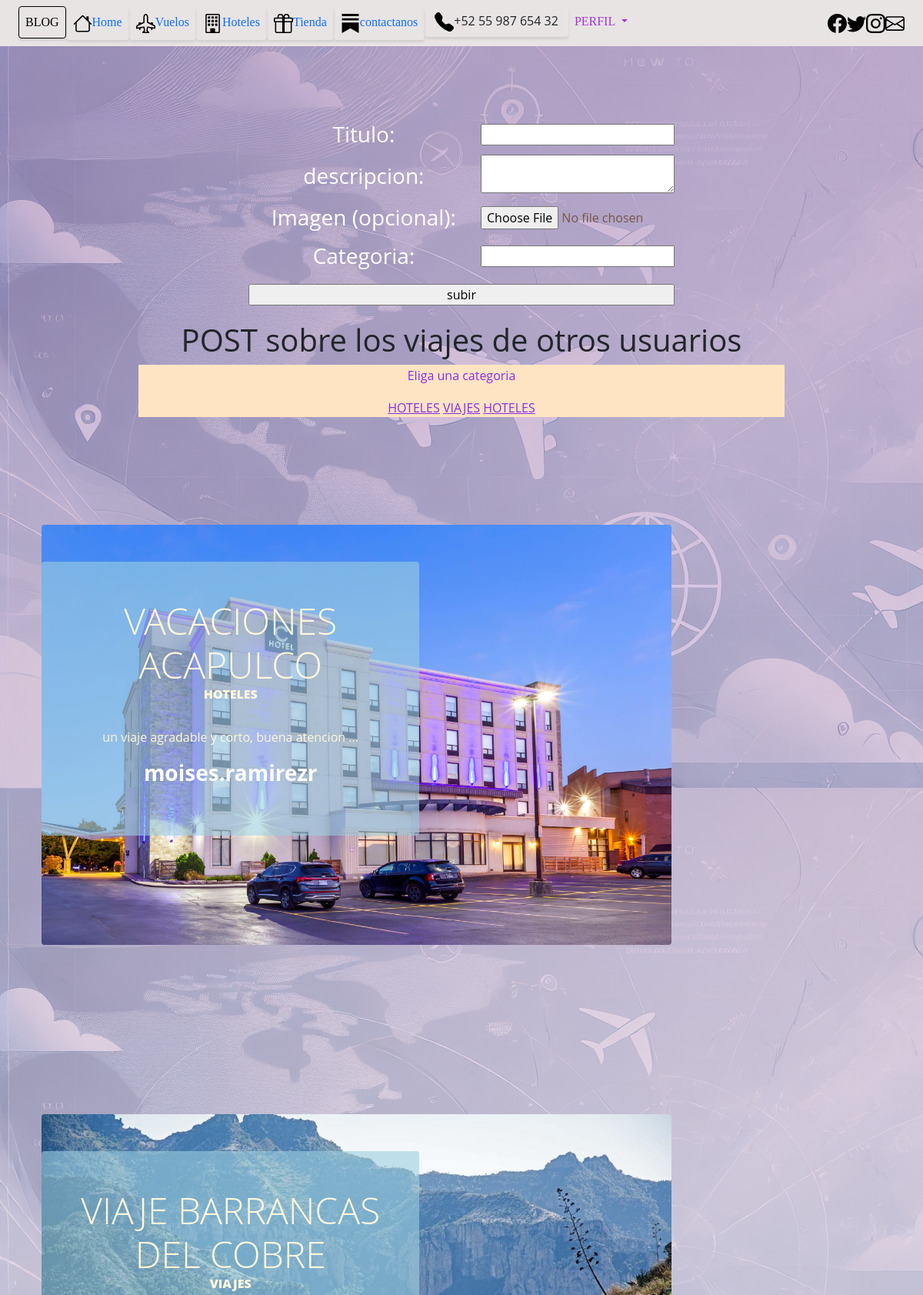
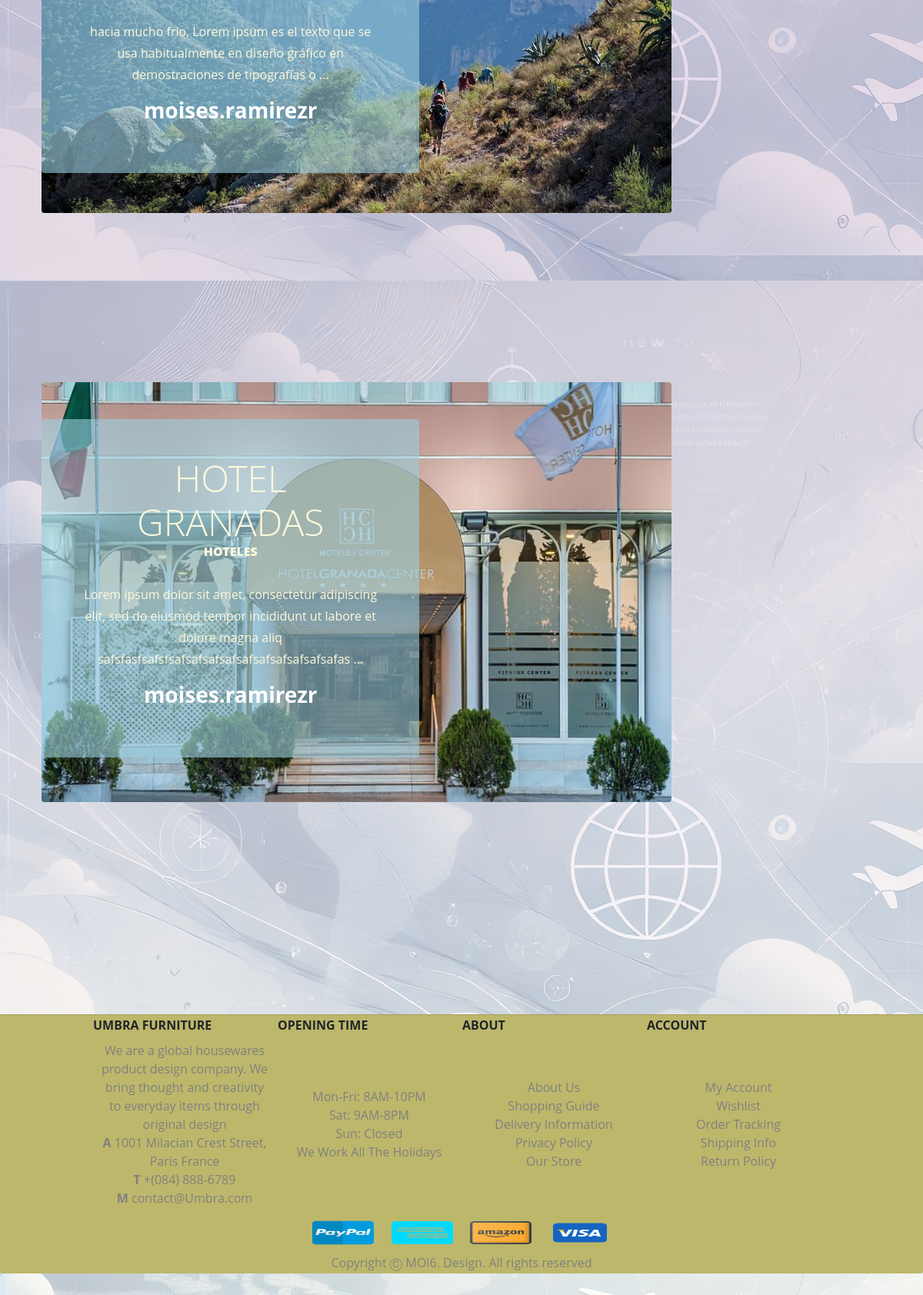
Screenshot of /blog/ with the database file from the repository (2 pictures, top to bottom).
### blog/models.py (models this page shows, shortened)
class categoria(models.Model):
    nombre=models.CharField(max_length=20)
    created=models.DateTimeField(auto_now_add=True)
    updated=models.DateTimeField(auto_now=True)
    class Meta:
        verbose_name='categoria'
        verbose_name_plural='categorias'

class Post(models.Model):
    titulo=models.CharField(max_length=30)
    contenido=models.TextField(max_length=320)
    imagen=models.ImageField(upload_to="blog",null=True,blank=True)
    autor=models.ForeignKey(User, on_delete=models.CASCADE, default=0)
    categorias=models.ManyToManyField(categoria)
    created=models.DateTimeField(auto_now_add=True)
    updated=models.DateTimeField(auto_now=True)
    class Meta:
        verbose_name="post"
        verbose_name_plural="posts"

### blog/views.py (the view)
# urls.py: path('', views.crear_post,name="crear_post"),
def crear_post(request):
   posts=Post.objects.all()
   return render(request, "blog.html",{"posts":posts})

### carro/context_processor.py (called while the page is built, shortened)
def importe_total_carro(request):
    total=0
    return {"importe_total_carro":total}

### blog/templates/blog.html (shortened to what this page needs)
{% extends "base.html" %}
{% load static %}
{% block content %}
<div class="fondo" >
    <br>
    <form action="publicar/" method="post">
        <div>
            <table class="formato">
                <tr>
                    <td><h3>Titulo: </h3></td>
                    <td><input type="text" name="titulo" required></td>
                </tr>
                <tr>
                    <td><h3>descripcion: </h3></td>
                    <td><textarea name="descripcion" required></textarea></td>
                </tr>
                <tr>
                    <td><h3>Imagen (opcional): </h3></td>
                    <td> <input type="file" name="imagen" id="imagen" accept=".jpg, .jpeg, .png, .gif"></td>
                </tr>
                <tr>
                    <td><h3>Categoria: </h3></td>
                    <td><input type="text" name="categoria" style="text-transform:uppercase;" required></td>
                </tr>
                <tr>
                    <td colspan="2"><input type="submit" value="subir"></td>
                </tr>
            </table>
        </div>
    </form>
</div>
<h1 style="justify-content:center; text-align:center;"> POST sobre los viajes de otros usuarios</h1>
<section>
    <div class="menu_categorias">
        <p>Eliga una categoria </p>
        {% for post in posts%}
            {% for categoria in post.categorias.all %}
              <a href="{% url 'categoria' categoria.id %}" class="links_categorias">  {{categoria.nombre}}</a>
            {% endfor%}
        {% endfor %}
    </div>
</section>
{% for post in posts%}
<section class="page-section clearfix">
    <div class="container">
        <div class="intro">
            <img class="intro-img img-fluid mb-3 mb-lg-0 rounded" src="{{post.imagen.url}}" alt="imagen de referencia">
            <div class="intro-text left-0 text-center bg-faded p-5 rounded">
                <h2 class="section-heading mb-4">
                    <span class="section-heading-lower">{{post.titulo}}</span>
                    <span class="section-heading-upper">
                        {% for categoria in post.categorias.all %}
                            {{ categoria.nombre }}
                        {% endfor %}
                    </span>
                </h2>
                <p class="mb-3">{{post.contenido}} ... <b><h3>{{post.autor}}</h3></b></p>
            </div>
        </div>
    </div>
</section>
{% endfor %}
{% endblock %}

### aereopuerto/static/css/style.css (style rules this page uses)
body { margin: 0; padding: 0; font-family: Arial, sans-serif; height: 100% !important; width: 100%; justify-content: center; background-color:rgb(197, 235, 235); align-items: center; }
.lista-menu li,a,h3 { display: inline; text-decoration: none; color: white; }
.resultados th,td { width: 20%; height: 50px; justify-content: center; text-align: center; }
.fondo { background-size: cover; background-position: center; background-repeat: no-repeat; height: max-content; display: flex; justify-content: center; align-items: center; color: #795548; margin: 10px auto; }
.texto-superpuesto a, p, h3 { font-family: 'Times New Roman', Times, serif; }
.menu_categorias { width: 70%; justify-content: center; background-color: bisque; margin: auto; text-align: center; color: blueviolet; }
.links_categorias { color: blueviolet !important; text-decoration: underline !important; }
.formato { padding: 0%; margin-top: 20px ; }
.formato input { padding: 0%; width: 100%; }
.formato textarea { width: 100%; height: auto; padding: 0%; }

### aereopuerto/static/css/gestion.css (style rules this page uses)
body { font-family: 'Lora'; background: linear-gradient(rgba(177, 143, 199, 0.65), rgba(255, 255, 255, 0.65)), url("../img/fondos/soporte.jpg") !important; background-attachment: fixed; background-position: center; background-size: cover; height: 100%; }
h1, h2, h3, h4, h5, h6 { font-family: 'Raleway'; }
p { line-height: 1.75; }
.page-section { margin-top: 5rem; margin-bottom: 5rem; }
.section-heading { text-transform: uppercase; }
.section-heading .section-heading-upper { display: block; font-size: 1rem; font-weight: 800; padding-bottom:.5rem; }
.section-heading .section-heading-lower { display: block; font-size: 3rem; font-weight: 100; }
.bg-faded { background-color: rgba(255, 255, 255, 0.85); }
.intro { position: relative; }
@media (min-width: 992px) { .intro .intro-img { width: 75%; float: left; } }
@media (min-width: 992px) { .intro .intro-text { left: 600; width: 60%; margin-top: 3rem; background-color: rgba(155, 207, 223,0.6); color: cornsilk; position: absolute; } }
@media (min-width: 1200px) { .intro .intro-text { width: 45%; } }

### aereopuerto/static/css/login.css (style rules this page uses)
html, body * { box-sizing: border-box; font-family: 'Open Sans', sans-serif; }
.container { width: 100%; padding-top: 60px; padding-bottom: 100px; }

### rows the page displays
Post: imagen (picture), titulo "VACACIONES ACAPULCO", contenido "un viaje agradable y corto, buena atencion"
categoria: nombre "HOTELES"
Post: imagen (picture), titulo "VIAJE BARRANCAS DEL COBRE", contenido "hacia mucho frio, Lorem ipsum es el texto que se usa habitualmente en diseño gráfico en demostraciones de tipografías o"
categoria: nombre "VIAJES"
Post: imagen (picture), titulo "HOTEL GRANADAS", contenido "Lorem ipsum dolor sit amet, consectetur adipiscing elit, sed do eiusmod tempor incididunt ut labore et dolore magna aliq safsfasfsafsfsafsafsafsafsafsafsafsafsafsafas"
